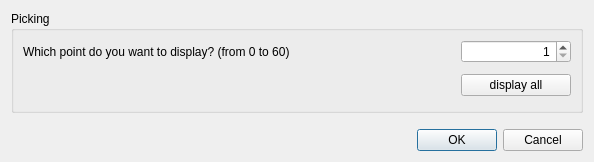
<?xml version="1.0" encoding="UTF-8"?>
<ui version="4.0">
 <class>Choose_pickvalid_point_dialog</class>
 <widget class="QDialog" name="Choose_pickvalid_point_dialog">
  <property name="enabled">
   <bool>true</bool>
  </property>
  <property name="geometry">
   <rect>
    <x>0</x>
    <y>0</y>
    <width>594</width>
    <height>162</height>
   </rect>
  </property>
  <property name="windowTitle">
   <string>Meshing criteria</string>
  </property>
  <layout class="QVBoxLayout" name="verticalLayout">
   <item>
    <widget class="QGroupBox" name="groupBox_2">
     <property name="title">
      <string>Picking</string>
     </property>
     <layout class="QGridLayout" name="gridLayout_3" columnstretch="2,0">
      <item row="1" column="0">
       <widget class="QLabel" name="objectQuestion">
        <property name="text">
         <string>Which point do you want to display? (from 0 to 60)</string>
        </property>
       </widget>
      </item>
      <item row="1" column="1">
       <widget class="QDoubleSpinBox" name="PickvalidPointId">
        <property name="minimumSize">
         <size>
          <width>110</width>
          <height>0</height>
         </size>
        </property>
        <property name="maximumSize">
         <size>
          <width>40</width>
          <height>16777215</height>
         </size>
        </property>
        <property name="baseSize">
         <size>
          <width>40</width>
          <height>0</height>
         </size>
        </property>
        <property name="alignment">
         <set>Qt::AlignRight|Qt::AlignTrailing|Qt::AlignVCenter</set>
        </property>
        <property name="decimals">
         <number>0</number>
        </property>
        <property name="minimum">
         <double>1.000000000000000</double>
        </property>
        <property name="maximum">
         <double>1000.000000000000000</double>
        </property>
        <property name="value">
         <double>1.000000000000000</double>
        </property>
       </widget>
      </item>
      <item row="2" column="0">
       <spacer name="verticalSpacer">
        <property name="orientation">
         <enum>Qt::Vertical</enum>
        </property>
        <property name="sizeHint" stdset="0">
         <size>
          <width>20</width>
          <height>40</height>
         </size>
        </property>
       </spacer>
      </item>
      <item row="2" column="1">
       <widget class="QPushButton" name="displayAll">
        <property name="text">
         <string>display all</string>
        </property>
       </widget>
      </item>
     </layout>
    </widget>
   </item>
   <item>
    <spacer name="verticalSpacer_3">
     <property name="orientation">
      <enum>Qt::Vertical</enum>
     </property>
     <property name="sizeType">
      <enum>QSizePolicy::Fixed</enum>
     </property>
     <property name="sizeHint" stdset="0">
      <size>
       <width>20</width>
       <height>10</height>
      </size>
     </property>
    </spacer>
   </item>
   <item>
    <widget class="QDialogButtonBox" name="buttonBox">
     <property name="orientation">
      <enum>Qt::Horizontal</enum>
     </property>
     <property name="standardButtons">
      <set>QDialogButtonBox::Cancel|QDialogButtonBox::Ok</set>
     </property>
    </widget>
   </item>
  </layout>
 </widget>
 <resources/>
 <connections>
  <connection>
   <sender>buttonBox</sender>
   <signal>accepted()</signal>
   <receiver>Choose_pickvalid_point_dialog</receiver>
   <slot>accept()</slot>
   <hints>
    <hint type="sourcelabel">
     <x>384</x>
     <y>191</y>
    </hint>
    <hint type="destinationlabel">
     <x>157</x>
     <y>195</y>
    </hint>
   </hints>
  </connection>
  <connection>
   <sender>buttonBox</sender>
   <signal>rejected()</signal>
   <receiver>Choose_pickvalid_point_dialog</receiver>
   <slot>reject()</slot>
   <hints>
    <hint type="sourcelabel">
     <x>384</x>
     <y>191</y>
    </hint>
    <hint type="destinationlabel">
     <x>286</x>
     <y>195</y>
    </hint>
   </hints>
  </connection>
 </connections>
</ui>
